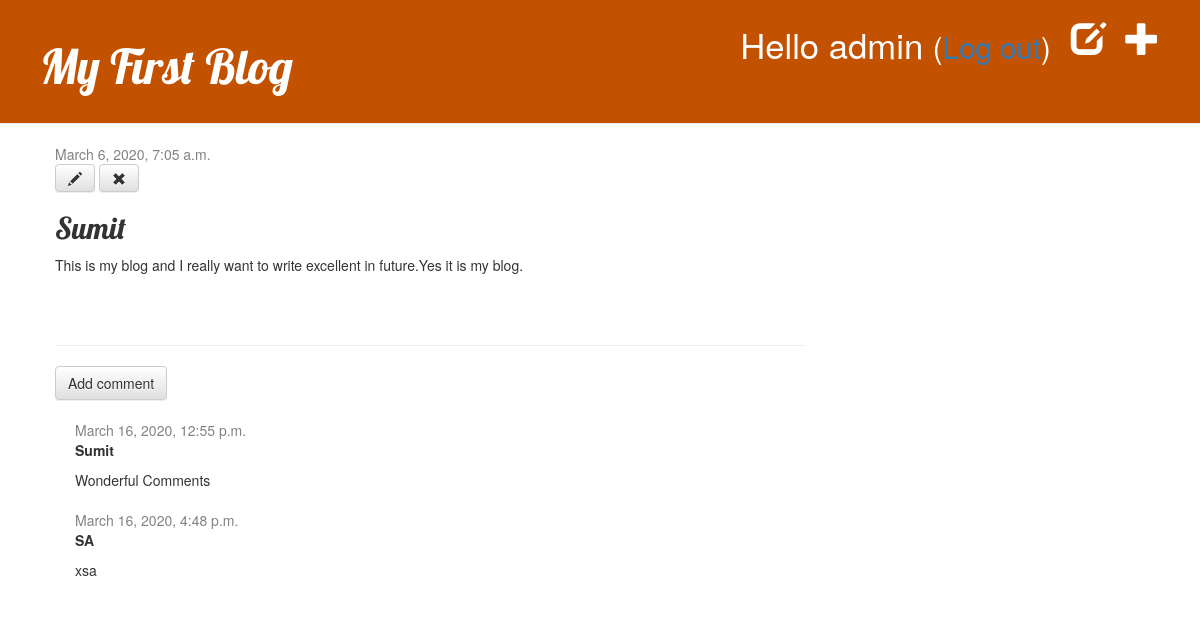
The app's page /post/1/ (signed in) with its own data.
### blog/models.py (models this page shows, shortened)
class Post(models.Model):
    title = models.CharField(max_length=200)
    text = models.TextField()
    author = models.ForeignKey(
        settings.AUTH_USER_MODEL, on_delete=models.CASCADE)
    created_date = models.DateTimeField(default=timezone.now)
    published_date = models.DateTimeField(blank=True, null=True)

class Comment(models.Model):
    post = models.ForeignKey(
        'blog.Post', on_delete=models.CASCADE, related_name='comments')
    author = models.CharField(max_length=200)
    text = models.TextField()
    created_date = models.DateTimeField(default=timezone.now)
    approved_comment = models.BooleanField(default=False)

### blog/views.py (the view)
# urls.py: path('post/<int:pk>/', views.post_detail, name='post_detail'),
def post_detail(request, pk):
    post = get_object_or_404(Post, pk=pk)
    return render(request, 'blog/post_detail.html', {'post': post})

### blog/templates/blog/post_detail.html
{% extends 'blog/base.html' %} {% block content %}
<div class="post">
  {% if post.published_date %}
  <div class="date">
    {{ post.published_date }}
  </div>
  {% else %}
  <a class="btn btn-default" href="{% url 'post_publish' pk=post.pk %}"
    >Publish</a
  >
  {% endif %} {% if user.is_authenticated %}
  <a class="btn btn-default" href="{% url 'post_edit' pk=post.pk %}"
    ><span class="glyphicon glyphicon-pencil"></span
  ></a>
  <a class="btn btn-default" href="{% url 'post_remove' pk=post.pk %}"
    ><span class="glyphicon glyphicon-remove"></span
  ></a>
  {% endif %}
  <h2>{{ post.title }}</h2>
  <p>{{ post.text|linebreaksbr }}</p>
</div>
<hr />
<a class="btn btn-default" href="{% url 'add_comment_to_post' pk=post.pk %}"
  >Add comment</a
>
{% for comment in post.comments.all %}
<div class="comment">
  <div class="date">{{ comment.created_date }}</div>
  <strong>{{ comment.author }}</strong>
  <p>{{ comment.text|linebreaks }}</p>
</div>
{% empty %}
<p>No comments here yet :(</p>
{% endfor %} {% endblock %}

### blog/templates/blog/base.html (shortened to what this page needs)
{% load static %}
<html>
  <head>
    <link
      rel="stylesheet"
      href="//maxcdn.bootstrapcdn.com/bootstrap/3.2.0/css/bootstrap.min.css"
    />
    <link
      rel="stylesheet"
      href="//maxcdn.bootstrapcdn.com/bootstrap/3.2.0/css/bootstrap-theme.min.css"
    />
    <link rel="stylesheet" href="{% static 'css/blog.css' %}" />
  </head>
  <body>
    <div class="page-header">
      {% if user.is_authenticated %}
      <a href="{% url 'post_new' %}" class="top-menu"
        ><span class="glyphicon glyphicon-plus"></span
      ></a>
      <a href="{% url 'post_draft_list' %}" class="top-menu"
        ><span class="glyphicon glyphicon-edit"></span
      ></a>
      <p class="top-menu">
        Hello {{ user.username }}
        <small>(<a href="{% url 'logout' %}">Log out</a>)</small>
      </p>
      {% else %}
      <a href="{% url 'login' %}" class="top-menu"
        ><span class="glyphicon glyphicon-lock"></span
      ></a>
      {% endif %}
      <h1><a href="/">My First Blog</a></h1>
    </div>
    <div class="content container">
      <div class="row">
        <div class="col-md-8">
          {% block content %} {% endblock %}
        </div>
      </div>
    </div>
  </body>
</html>

### blog/static/css/blog.css (style rules this page uses)
.page-header { background-color: #c25100; margin-top: 0; padding: 20px 20px 20px 40px; }
.page-header h1, .page-header h1 a, .page-header h1 a:visited, .page-header h1 a:active { color: #ffffff; font-size: 36pt; text-decoration: none; }
.content { margin-left: 40px; }
h1, h2, h3, h4 { font-family: "Lobster", cursive; }
.date { color: #828282; }
.top-menu, .top-menu:hover, .top-menu:visited { color: #ffffff; float: right; font-size: 26pt; margin-right: 20px; }
.post { margin-bottom: 70px; }
.comment { margin: 20px 0px 20px 20px; }

### records on screen
Post: published_date "March 6, 2020, 7:05 a.m.", title "Sumit", text "This is my blog and I really want to write excellent in future.Yes it is my blog."
Comment: created_date "March 16, 2020, 12:55 p.m.", author "Sumit", text "Wonderful Comments"
Comment: created_date "March 16, 2020, 4:48 p.m.", author "SA", text "xsa"

### other values on screen
{{ user.username }} "admin"
